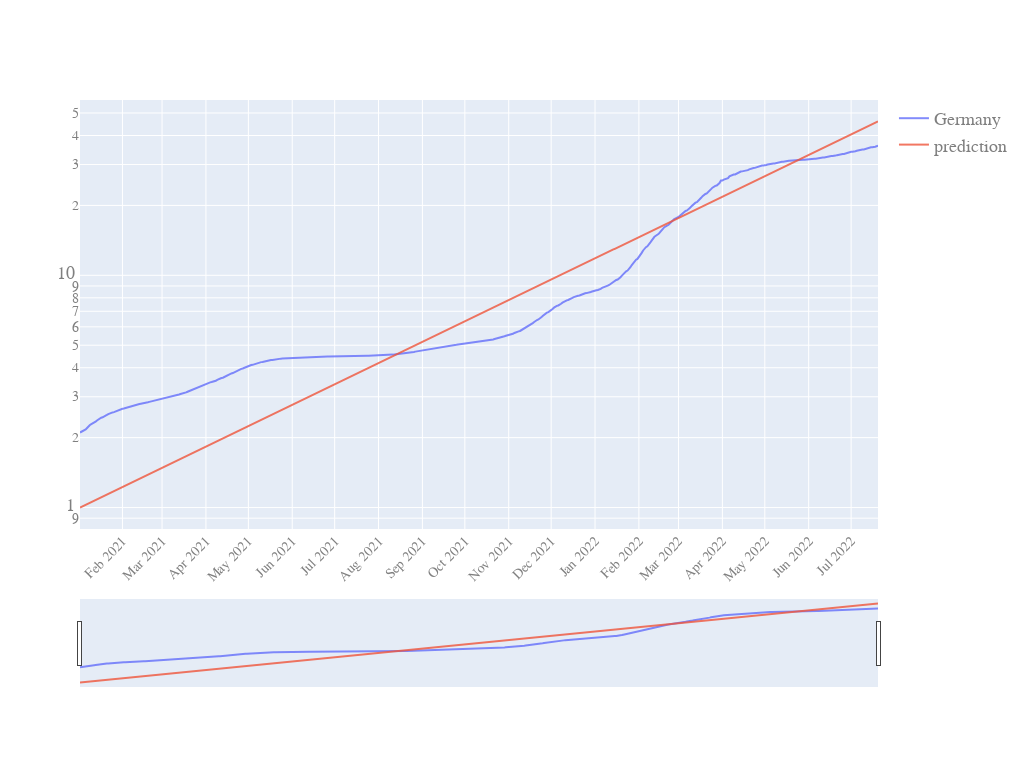

Source (notebook cell):
### Code cell
quick_plot(LR_inspect.date,
           LR_inspect.iloc[:,1:],
           y_scale='log',
           slider=True)

### Figure 1 — Plotly figure (JSON) as saved in the notebook; plotly's stock layout.template omitted (floating-point values rounded to 4 significant figures; data arrays with more than 128 entries replaced by an {"elided": "..."} marker saying what was removed)
{"data": [{"name": "Germany", "opacity": 0.8, "type": "scatter", "x": {"elided": "565 str values"}, "y": {"elided": "565 float values"}}, {"name": "prediction", "opacity": 0.8, "type": "scatter", "x": {"elided": "565 str values"}, "y": {"elided": "565 float values"}}], "layout": {"autosize": true, "font": {"color": "#7f7f7f", "family": "PT Sans, monospace", "size": 18}, "height": 768, "width": 1024, "xaxis": {"nticks": 20, "rangeslider": {"visible": true}, "tickangle": -45, "tickfont": {"color": "#7f7f7f", "size": 14}}, "yaxis": {"type": "log"}}}
